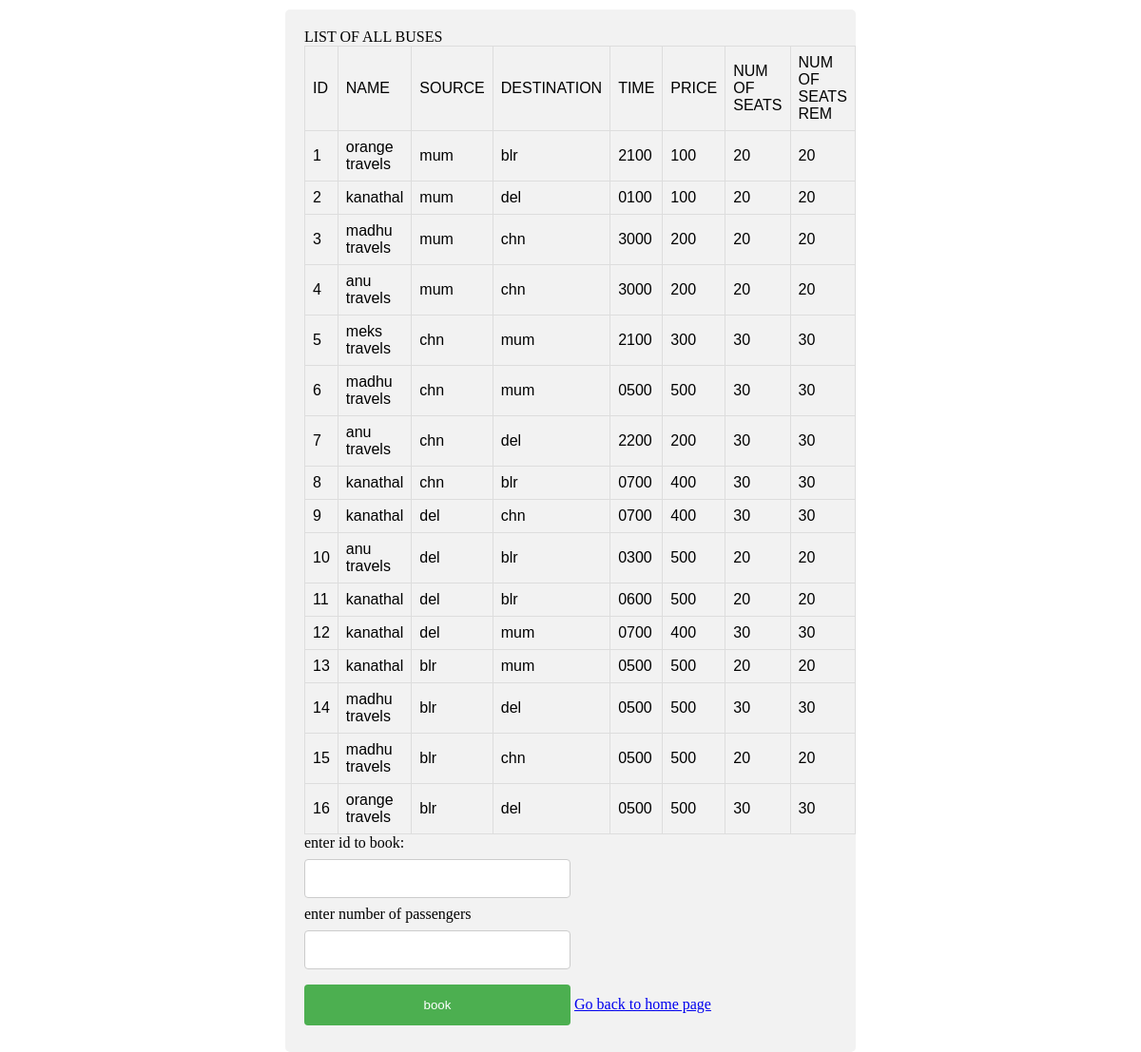
/list.html (signed in), run on the app's committed database.
### tables this page shows
CREATE TABLE buses (id INTEGER PRIMARY KEY,name TEXT, source TEXT, destination TEXT, time TEXT, price INT,nos INT,rem INT);

### __init__.py (the view)
@app.route('/list.html')
def list():
    username = session['username']
    con = sql.connect("database.db")
    con.row_factory = sql.Row
    cur = con.cursor()
    cur.execute("select * from buses")
    rows = cur.fetchall();
    msg = "LIST OF ALL BUSES"
    return render_template("list.html", rows=rows, msg=msg, user=username)

### templates/list.html (shortened to what this page needs)
<!doctype html>
<html>
   <body>
<div>
<form method="POST" action="{{ url_for('booking') }}"
   <h3>{{msg}}</h3>
      <table border = 1 id="customers">
         <thead>
            <td>ID</td>
            <td>NAME</td>
            <td>SOURCE</td>
            <td>DESTINATION</td>
            <td>TIME</td>
            <td>PRICE</td>
<td>NUM OF SEATS</td>
<td>NUM OF SEATS REM</td>
         </thead>
         {% for row in rows %}
            <tr>
               <td>{{row[0]}}</td>
               <td>{{row[1]}}</td>
               <td> {{ row[2]}}</td>
               <td>{{row[3]}}</td>
	<td>{{row[4]}}</td>
	<td>{{row[5]}}</td>
<td>{{row[6]}}</td>
<td>{{row[7]}}</td>
            </tr>
         {% endfor %}
      </table>
{% if user!='admin'   %}
enter id to book: <br>
<input type="number" name="id" autocomplete="off">
<br>
enter number of passengers <br>
<input type="number" name="nop" autocomplete="off">
<br>
<input type="submit" value="book">
{% endif %}
{% if user!='admin'   %}
      <a href="/user">Go back to home page</a>
{% else %}
<a href="/user">Go back to home page</a>
{% endif %}
     </form>
</div>
   </body>
</html>

### templates/list.html (style rules this page uses)
body { margin: auto; width: 50%; padding: 10px; }
input { width: 50%; padding: 12px 20px; margin: 8px 0; display: inline-block; border: 1px solid #ccc; border-radius: 4px; box-sizing: border-box; }
input[type=submit] { width: 50%; background-color: #4CAF50; color: white; padding: 14px 20px; margin: 8px 0; border: none; border-radius: 4px; cursor: pointer; }
div { border-radius: 5px; background-color: #f2f2f2; padding: 20px; }
#customers { font-family: "Trebuchet MS", Arial, Helvetica, sans-serif; border-collapse: collapse; width: 100%; }
#customers td, #customers th { border: 1px solid #ddd; padding: 8px; }
#customers tr:nth-child(even) { background-color: #f2f2f2; }

### data on the page
buses: id "1", name "orange travels", source "mum", destination "blr", time "2100", price "100", nos "20", rem "20"
buses: id "2", name "kanathal", source "mum", destination "del", time "0100", price "100", nos "20", rem "20"
buses: id "3", name "madhu travels", source "mum", destination "chn", time "3000", price "200", nos "20", rem "20"
buses: id "4", name "anu travels", source "mum", destination "chn", time "3000", price "200", nos "20", rem "20"
buses: id "5", name "meks travels", source "chn", destination "mum", time "2100", price "300", nos "30", rem "30"
buses: id "6", name "madhu travels", source "chn", destination "mum", time "0500", price "500", nos "30", rem "30"
buses: id "7", name "anu travels", source "chn", destination "del", time "2200", price "200", nos "30", rem "30"
buses: id "8", name "kanathal", source "chn", destination "blr", time "0700", price "400", nos "30", rem "30"
buses: id "9", name "kanathal", source "del", destination "chn", time "0700", price "400", nos "30", rem "30"
buses: id "10", name "anu travels", source "del", destination "blr", time "0300", price "500", nos "20", rem "20"
buses: id "11", name "kanathal", source "del", destination "blr", time "0600", price "500", nos "20", rem "20"
buses: id "12", name "kanathal", source "del", destination "mum", time "0700", price "400", nos "30", rem "30"
buses: id "13", name "kanathal", source "blr", destination "mum", time "0500", price "500", nos "20", rem "20"
buses: id "14", name "madhu travels", source "blr", destination "del", time "0500", price "500", nos "30", rem "30"
buses: id "15", name "madhu travels", source "blr", destination "chn", time "0500", price "500", nos "20", rem "20"
buses: id "16", name "orange travels", source "blr", destination "del", time "0500", price "500", nos "30", rem "30"

### other printed values
{{ msg }} "LIST OF ALL BUSES"
